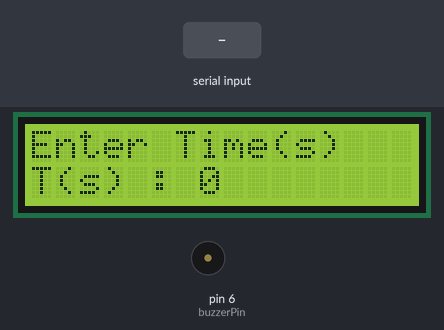
This sketch was run on a simulated Arduino Uno, built with avr-gcc and run on an emulated ATmega328P. On the bench: 16×2 character LCD, buzzer (waves = sounding, pin HIGH). Inputs (shaded band) come from the test bench. What the sketch prints to the serial monitor is not drawn.

Above: at 1.2 s.
1.3 s: "90,45\n" received over Serial
At 2.1 s:
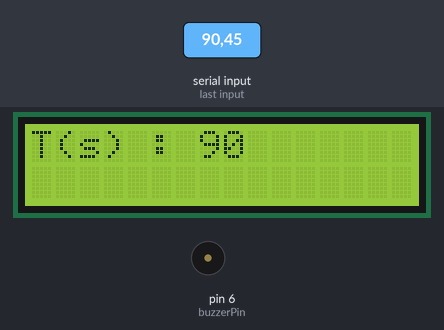
At 3.1 s:
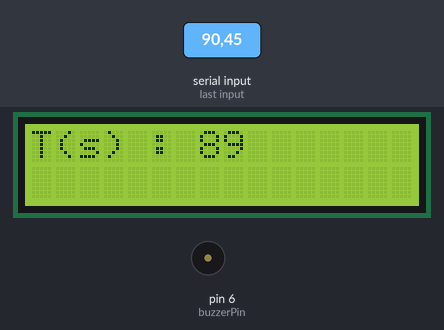
Timing chart, 0 to 4.6 s (numbered marks = the images above; inputs shaded):
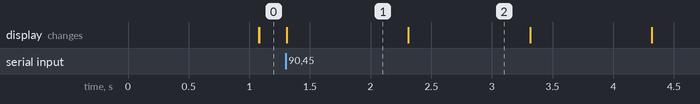

The sketch:

stopwatch.ino
```cpp
#include<LiquidCrystal.h>

long int t;
const int buzzerPin=6;
const int rs=13, en=12, d4=11, d5=10, d6=9, d7=8;//display pins
LiquidCrystal lcd(rs,en,d4,d5,d6,d7);

void setup(){
    lcd.begin(16,2);

    pinMode(buzzerPin,OUTPUT);
    Serial.begin(9600);
}

void loop(){
    lcd.print("Enter Time(s)");
    lcd.setCursor(0,1);
    lcd.print("T(s) : ");
    lcd.print(t);
    Serial.print("T(s) : ");
    Serial.println(t);
    t = Serial.parseInt();

    if(t>0){
        for (int i=t;i>0;i--){
            lcd.clear();
            lcd.print("T(s) : ");
            lcd.print(t);
            Serial.print("T(s) : ");
            Serial.println(t);
            t--;
            delay(1000);
        }
        if(t==0){
            lcd.clear();
            lcd.print("Time Runout");
            digitalWrite(buzzerPin,HIGH);
            delay(3000);

        }
    }

    if(t<0){
        lcd.clear();
        lcd.print("Invalid Time");
        lcd.clear();
        lcd.print("Please Enter");
        lcd.setCursor(0,1);
        lcd.print("Valid time");
        t=0;
        delay(1000);
    }

    delay(10);
    digitalWrite(buzzerPin,LOW);
    lcd.clear();
}
```

Measured:
- after the input at 1.3 s, the display: changes at once (image 1)
- what the display in image 1 shows lasts 1.0 s, from 1.3 s to 2.3 s
